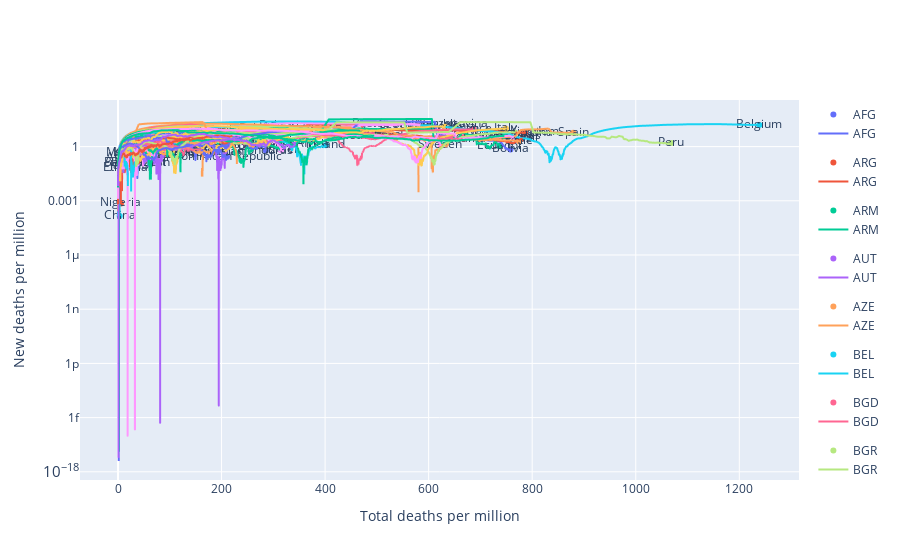

The code cell stored with this chart in its notebook:
### Code cell
# Plot
fig1 = px.line(df, x='total_deaths_per_million', y='new_deaths_per_million', line_group='iso_code', color='iso_code')
fig2 = px.scatter(last_df, x='total_deaths_per_million', y='new_deaths_per_million', color='iso_code', text='location')
fig = go.Figure(
    data=list(fig2.data) + list(fig1.data),
    layout=go.Layout(
        yaxis=go.layout.YAxis(type='log', title='New deaths per million'),
        xaxis=go.layout.XAxis(title='Total deaths per million')
    )
)
fig
